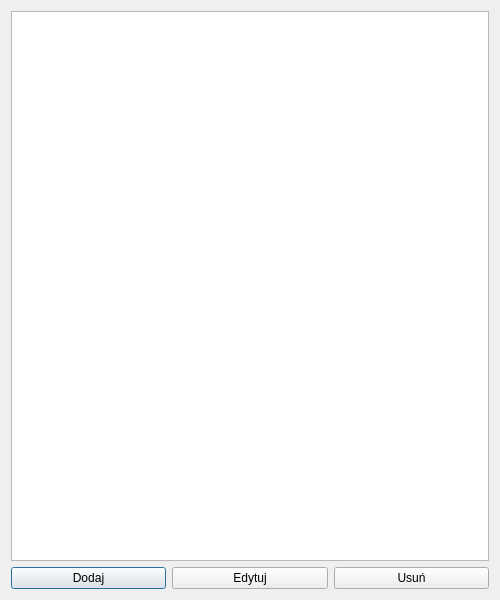
<?xml version="1.0" encoding="UTF-8"?>
<ui version="4.0">
 <class>ClientsDialog</class>
 <widget class="QDialog" name="ClientsDialog">
  <property name="geometry">
   <rect>
    <x>0</x>
    <y>0</y>
    <width>500</width>
    <height>600</height>
   </rect>
  </property>
  <property name="windowTitle">
   <string>Klienci</string>
  </property>
  <layout class="QVBoxLayout" name="verticalLayout">
   <item>
    <widget class="QListView" name="listView"/>
   </item>
   <item>
    <layout class="QHBoxLayout" name="horizontalLayout">
     <item>
      <widget class="QPushButton" name="pushButton">
       <property name="text">
        <string>Dodaj</string>
       </property>
      </widget>
     </item>
     <item>
      <widget class="QPushButton" name="pushButton_2">
       <property name="text">
        <string>Edytuj</string>
       </property>
      </widget>
     </item>
     <item>
      <widget class="QPushButton" name="pushButton_3">
       <property name="text">
        <string>Usuń</string>
       </property>
      </widget>
     </item>
    </layout>
   </item>
  </layout>
 </widget>
 <resources/>
 <connections/>
</ui>
